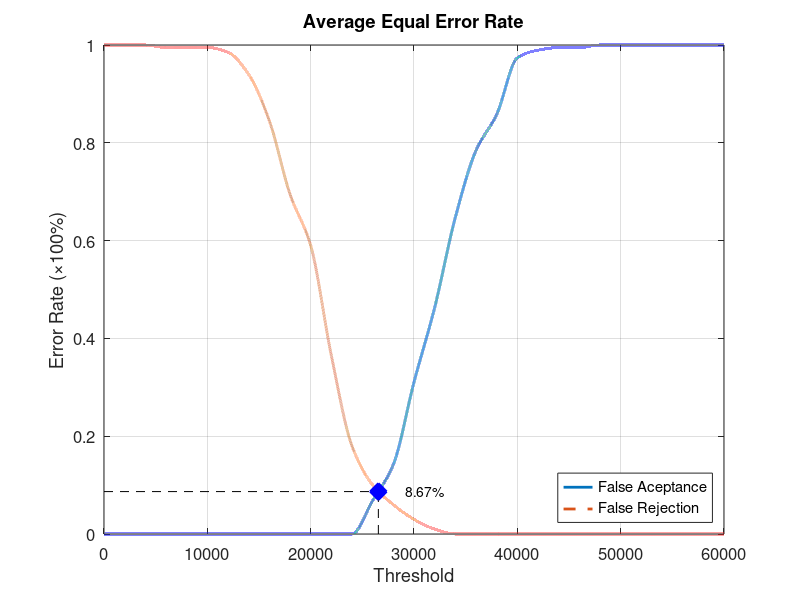
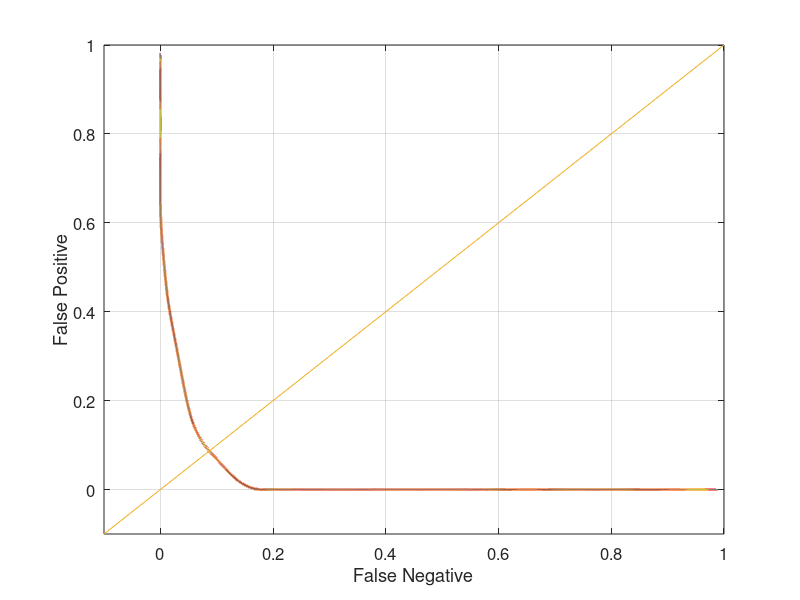

Write the MATLAB code that produced these figures, in order.
function yEER = Database1_3
close all;
clear;
clc;
x = 0:2000:60000;
xq = 0:0.5:60000;

y0 = [0 0 0 0 0 0 0 0 0 0 0 0 0 0.0684211 0.142105 0.310526 0.463158 0.647368 0.784211 0.857895 0.973684 0.989474 0.994737 0.994737 1 1 1 1 1 1 1];
yy0 = interp1(x, y0, xq, 'pchip');
y1 = [1 1 1 0.995 0.995 0.995 0.985 0.94 0.845 0.695 0.59 0.365 0.18 0.1 0.06 0.03 0.01 0 0 0 0 0 0 0 0 0 0 0 0 0 0];
yy1 = interp1(x, y1, xq, 'pchip');

% Calculating EER: 
y2 = abs(y0 - y1);
find(y2 == min(y2))
yy2 = abs(yy0 - yy1);
xEER = find(yy2 == min(yy2));
xEERIndex = xq(xEER) % X-axis EER
yEER = yy0(xEER) % Y-axis EER

main = figure
plot(xq, yy0,'-','LineWidth', 2);	hold on
plot(xq, yy1,'--','LineWidth', 2);	hold on
plot([xEERIndex xEERIndex], [0 yEER], 'k--');	hold on
plot([0 xEERIndex], [yEER yEER], 'k--');	hold on
plot(xEERIndex, yEER, 'bx', 'LineWidth', 10);	hold on
text(xEERIndex + 10 * xEERIndex / 100, yEER, [num2str(round((10000 * yEER)) / 100) '%'])
legend('False Aceptance', 'False Rejection', 'Location', 'SouthEast')
xlabel('Threshold')
ylabel('Error Rate (\times100%)')
title('Average Equal Error Rate')
set(gca, 'FontSize', 12)
axis([0 60000 0 1])
grid on

print(main, 'Database1_3Main', '-dpng');
FNRxFPR = figure('Color', [1 1 1]);
plot(yy1, yy0, '-', yy1, yy0, 'LineWidth', 2);
hold on
y = -0.1:0.1:1
plot(y, y); 
set(gca, 'FontSize', 12)
xlabel('False Negative')
ylabel('False Positive')
axis([-0.1 1 -0.1 1])
set(gca, 'FontSize', 12)
grid on

print(FNRxFPR, 'Database1_3FNRxFPR','-dpng');
end
